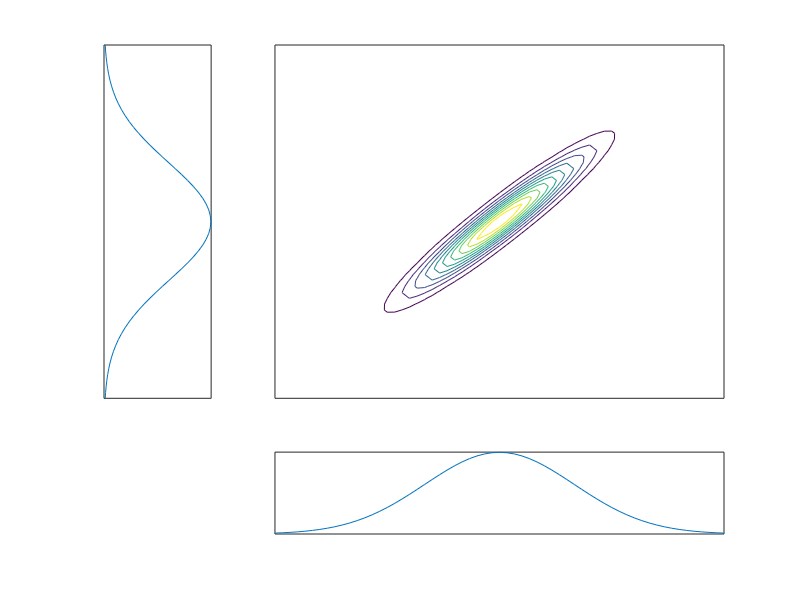
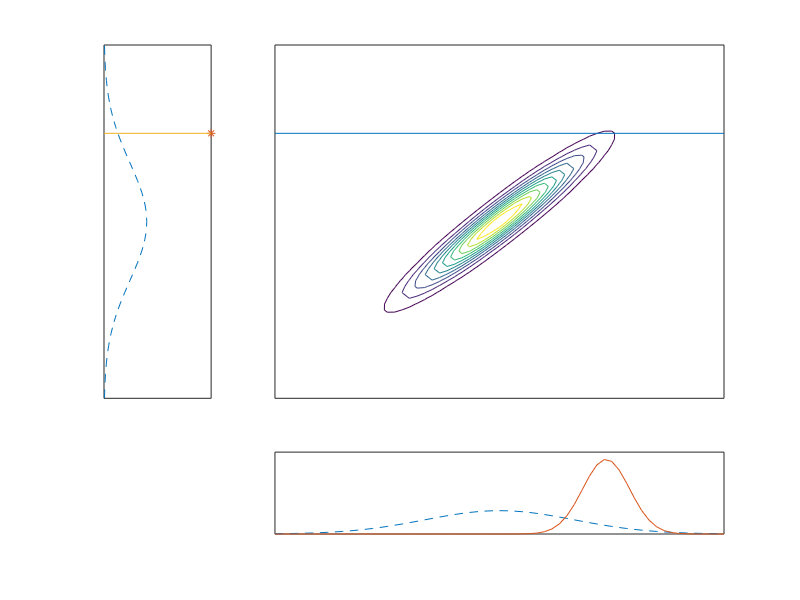

Write the MATLAB code that produced these figures, in order.
t = -3:.1:3;

[X, Y] = meshgrid(t, t);

c = 0.95;

C = toeplitz([1, c]);
L = inv(C);

Z = exp(- (L(1, 1) * X .^ 2 + L(2, 2) * Y .^ 2 + 2 * L(1, 2) * X .* Y));

figure(1);

subplot(4, 4, [2:4, 6:8, 10:12]);
contour(X, Y, Z);
set(gca, 'XTick', []);
set(gca, 'YTick', []);

subplot(4, 4, [1 5 9]);
plot(1 ./ sqrt(2*pi) * exp(- .5 * t.^2), t);
set(gca, 'XTick', []);
set(gca, 'YTick', []);

subplot(4, 4, 14:16);
plot(t, 1 ./ sqrt(2*pi) * exp(- .5 * t.^2));
set(gca, 'XTick', []);
set(gca, 'YTick', []);

figure(2);

subplot(4, 4, [2:4, 6:8, 10:12]);
contour(X, Y, Z);
hold on
plot([-3, 3], [1.5, 1.5])
set(gca, 'XTick', []);
set(gca, 'YTick', []);
hold off

subplot(4, 4, [1 5 9]);
plot(1 ./ sqrt(2*pi) * exp(- .5 * t.^2), t, '--');
hold on
plot(1, 1.5, '*');
plot([0 1], [1.5, 1.5]);
set(gca, 'XTick', []);
set(gca, 'YTick', []);
hold off
    
subplot(4, 4, 14:16);
plot(t, 1 ./ sqrt(2*pi) * exp(- .5 * t.^2), '--');
hold on
plot(t, 1 ./ sqrt(2*pi*(1-c.^2)) * exp(- .5 ./ (1 - c.^2) * (t - c * 1.5).^2));
set(gca, 'XTick', []);
set(gca, 'YTick', []);
hold off

